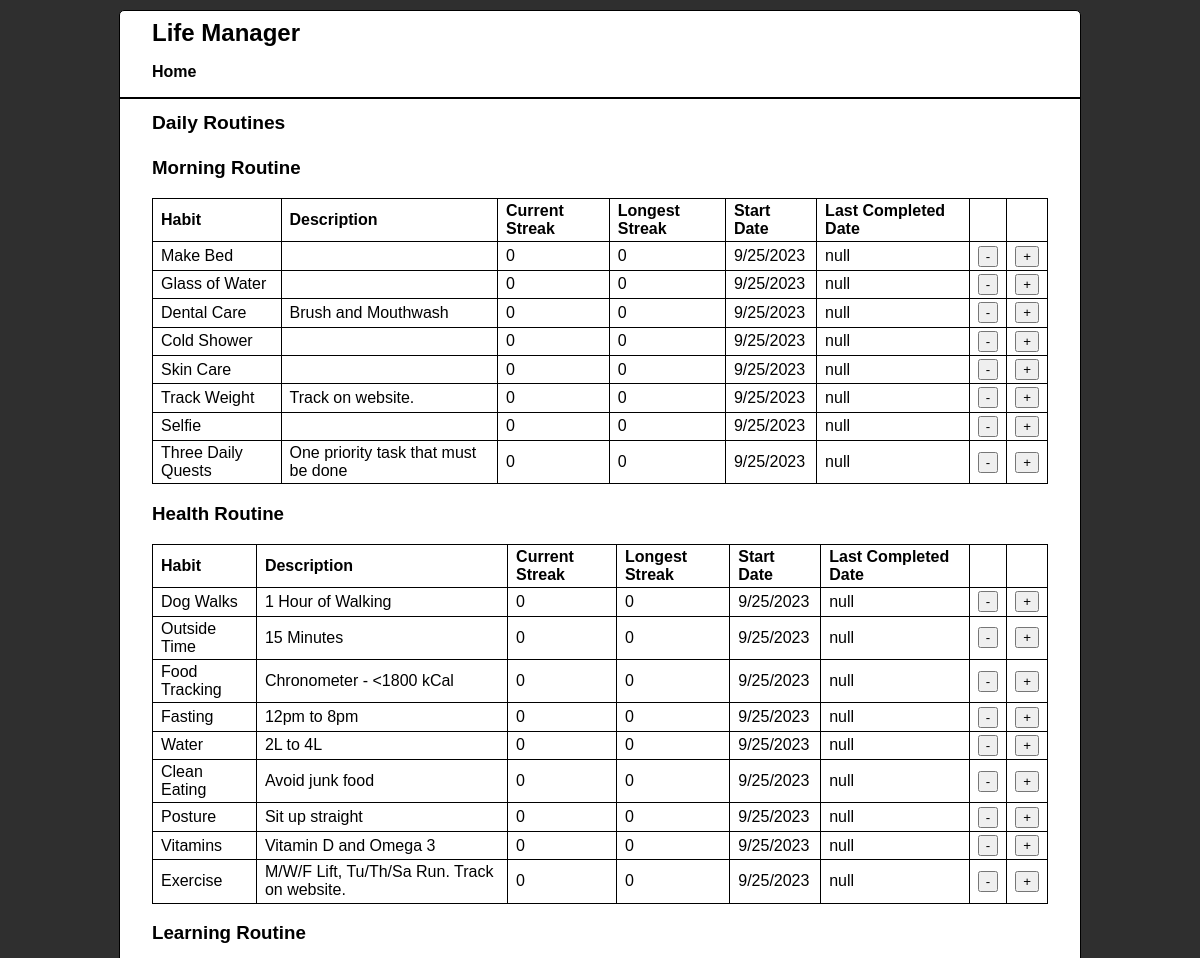
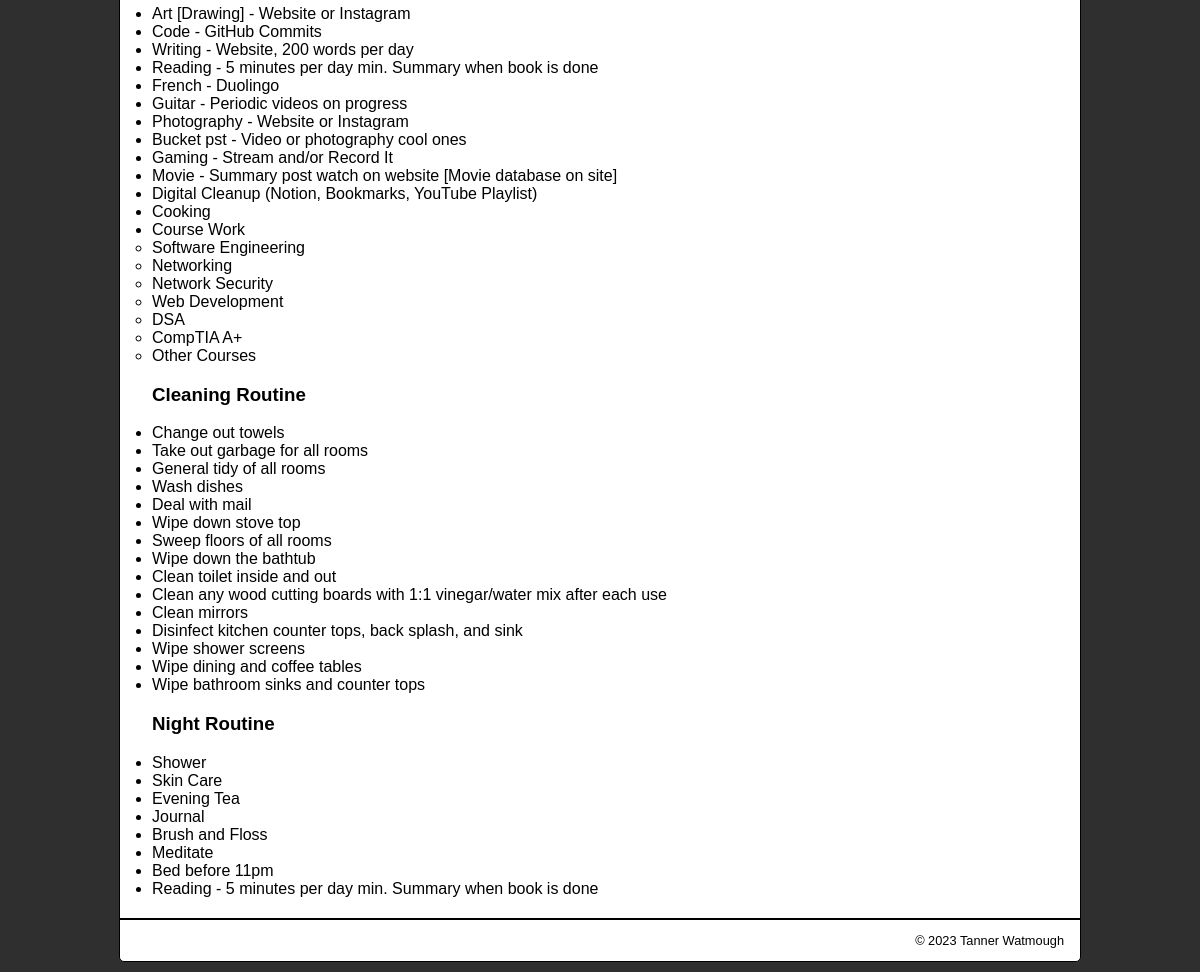
The app's page /?action=daily with its own data (2 pictures, top to bottom).
### tables this page shows
CREATE TABLE dailyHabit (
    dailyId int NOT NULL AUTO_INCREMENT,
    email varchar(50) NOT NULL,
    name varchar (50) NOT NULL,
    category int NOT NULL,
    info varchar (255) NULL,
    currStreak int NOT NULL,
    maxStreak int NOT NULL, 
    startDate datetime NOT NULL,
    lastDate datetime NULL,
    PRIMARY KEY (dailyId),
    FOREIGN KEY (email) REFERENCES users(email),
    FOREIGN KEY (category) REFERENCES categories(categoryId)
);

### model/habit_database.php (called while the page is built, shortened)
<?php
require_once($_SERVER['DOCUMENT_ROOT']."/life_manager/model/database.php");
function get_all_habits() {
    global $db;
    $queryHabits = 'SELECT * FROM dailyHabit ORDER BY dailyId';
    try {
        $statement = $db->prepare($queryHabits);
        $statement->execute();
        $result = $statement->fetchAll();
        return $result;
    } catch (PDOException $e) {
        display_db_error($e->getMessage());
        exit();
    }
}
?>

### view/daily_view.php (the view, shortened to what this page needs)
<?php
include('header.php');
?>
<main>
  <h2>Daily Routines</h2>
  <h3>Morning Routine</h3>
  <section>
    <table>
      <tr>
        <th>Habit</th>
        <th>Description</th>
        <th>Current Streak</th>
        <th>Longest Streak</th>
        <th>Start Date</th>
        <th>Last Completed Date</th>
        <th>&nbsp;</th>
        <th>&nbsp;</th>
      </tr>
      <?php foreach ($habits as $habit) :
        if ($habit['category'] == 1) {
          ?>
          <tr>
            <td><?php echo htmlspecialchars($habit['name']); ?></td>
            <td><?php echo htmlspecialchars($habit['info']); ?></td>
            <td><?php echo htmlspecialchars($habit['currStreak']); ?></td>
            <td><?php echo htmlspecialchars($habit['maxStreak']); ?></td>
            <td>
              <?php echo htmlspecialchars(date('n/j/Y', strtotime($habit['startDate']))); ?>
            </td>
            <td>
              <?php
                if ($habit['lastDate'] == NULL) {
                  echo 'null';
                } else {
                  echo htmlspecialchars(date('n/j/Y', strtotime($habit['lastDate'])));
                }
              ?>
            </td>
            <td>
              <form action="daily_controller.php" method="post">
                <input type="submit" value="-" />
              </form>
            </td>
            <td>
              <form action="daily_controller.php" method="post">
                <input type="submit" value="+" />
              </form>
            </td>
          </tr>
          <?php } else {continue;} endforeach; ?>
    </table>
  </section>
  <h3>Health Routine</h3>
  <section>
    <table>
      <tr>
        <th>Habit</th>
        <th>Description</th>
        <th>Current Streak</th>
        <th>Longest Streak</th>
        <th>Start Date</th>
        <th>Last Completed Date</th>
        <th>&nbsp;</th>
        <th>&nbsp;</th>
      </tr>
      <?php foreach ($habits as $habit) :
        if ($habit['category'] == 3) {
          ?>
          <tr>
            <td><?php echo htmlspecialchars($habit['name']); ?></td>
            <td><?php echo htmlspecialchars($habit['info']); ?></td>
            <td><?php echo htmlspecialchars($habit['currStreak']); ?></td>
            <td><?php echo htmlspecialchars($habit['maxStreak']); ?></td>
            <td>
              <?php echo htmlspecialchars(date('n/j/Y', strtotime($habit['startDate']))); ?>
            </td>
            <td>
              <?php
                if ($habit['lastDate'] == NULL) {
                  echo 'null';
                } else {
                  echo htmlspecialchars(date('n/j/Y', strtotime($habit['lastDate'])));
                }
              ?>
            </td>
            <td>
              <form action="daily_controller.php" method="post">
                <input type="submit" value="-" />
              </form>
            </td>
            <td>
              <form action="daily_controller.php" method="post">
                <input type="submit" value="+" />
              </form>
            </td>
          </tr>
          <?php } else {continue;} endforeach; ?>
    </table>
  </section>
  <h3>Learning Routine</h3>
  <ul>
    <li>Art [Drawing] - Website or Instagram</li>
    <li>Code - GitHub Commits</li>
    <li>Writing - Website, 200 words per day</li>
    <li>Reading - 5 minutes per day min. Summary when book is done</li>
    <li>French - Duolingo</li>
    <li>Guitar - Periodic videos on progress</li>
    <li>Photography - Website or Instagram</li>
    <li>Bucket pst - Video or photography cool ones</li>
    <li>Gaming - Stream and/or Record It</li>
    <li>Movie - Summary post watch on website [Movie database on site]</li>
    <li>Digital Cleanup (Notion, Bookmarks, YouTube Playlist)</li>
    <li>Cooking</li>
    <li>Course Work
        <ul>
            <li>Software Engineering</li>
            <li>Networking</li>
            <li>Network Security</li>
            <li>Web Development</li>
            <li>DSA</li>
            <li>CompTIA A+</li>
            <li>Other Courses</li>
          </ul>
    </li>
  </ul>
  <h3>Cleaning Routine</h3>
  <ul>
    <li>Change out towels</li>
    <li>Take out garbage for all rooms</li>
    <li>General tidy of all rooms</li>
    <li>Wash dishes</li>
    <li>Deal with mail</li>
    <li>Wipe down stove top</li>
    <li>Sweep floors of all rooms</li>
    <li>Wipe down the bathtub</li>
    <li>Clean toilet inside and out</li>
    <li>Clean any wood cutting boards with 1:1 vinegar/water mix after each use</li>
    <li>Clean mirrors</li>
    <li>Disinfect kitchen counter tops, back splash, and sink</li>
    <li>Wipe shower screens</li>
    <li>Wipe dining and coffee tables</li>
    <li>Wipe bathroom sinks and counter tops</li>
  </ul>
  <h3>Night Routine</h3>
  <ul>
    <li>Shower</li>
    <li>Skin Care</li>
    <li>Evening Tea</li>
    <li>Journal</li>
    <li>Brush and Floss</li>
    <li>Meditate</li>
    <li>Bed before 11pm</li>
    <li>Reading - 5 minutes per day min. Summary when book is done</li>
  </ul>
</main>
<?php include('footer.php'); ?>

### index.php (shortened to what this page needs)
<?php
$action = filter_input(INPUT_POST, 'action');
if ($action == NULL) {
  $action = filter_input(INPUT_GET, 'action');
}
switch ($action) {
  case 'daily':
    include('controller/daily_controller.php');
    break;
}
?>

### controller/daily_controller.php
<?php
require_once($_SERVER['DOCUMENT_ROOT']."/life_manager/model/habit_database.php");
$habits = get_all_habits();
$action = filter_input(INPUT_POST, 'action');
if ($action == NULL) {
  $action = filter_input(INPUT_GET, 'action');
}
switch ($action) {
  default:
    include($_SERVER['DOCUMENT_ROOT']."/life_manager/view/daily_view.php");
}
?>

### view/header.php (shortened to what this page needs)
<!DOCTYPE html>
<html lang="en">
<head>
    <link rel="stylesheet" type="text/css"
          href="https://localhost/life_manager/css/base.css" />
</head>
<body>
    <header>
        <nav>
            <h1>Life Manager</h1>
            <ul>
                <li>
                    <a href="https://localhost/life_manager/index.php">
                        Home
                    </a>
                </li>
            </ul>
    </header>

### view/footer.php
<footer>
    <p class="copyright">
        &copy; <?php echo date("Y"); ?> Tanner Watmough
    </p>
</footer>
</body>
</html>

### css/base.css (style rules this page uses)
html { background-color: #2F2F2F; }
body { font-family: Arial, Helvetica, sans-serif; width: 80vw; margin: 10px auto; background-color: white; border: 1px solid black; border-radius: 5px; }
header { margin: 0; border-bottom: 2px solid black; padding: .5rem 2rem; }
header h1 { color: black; margin: 0; padding: 0; }
header ul { margin: 0; padding: 1em 0 0 0; }
main { margin: 0; padding: .5em 2em .25em; }
footer { clear: both; margin-top: 1em; padding-right: 1em; border-top: 2px solid black; }
footer p { text-align: right; font-size: 80%; margin: 1em 0; }
h1 { font-size: 150%; margin: 0; padding: .5em 0 .25em; }
h2 { font-size: 120%; margin: 0; padding: .25em 0 .25em ; }
h1, h2 { color: black; }
p { margin: .5em 0 .5em 0; padding: 0; }
ul { margin: 0; padding: 0; }
li { margin: 0; padding: 0; }
nav ul { list-style-type: none; margin-left: 0; padding-left: 0; }
nav ul li { padding-bottom: 0.5em; }
a { color: black; font-weight: bold; text-decoration: none; }
table { border: 1px solid black; border-collapse: collapse; }
td, th { border: 1px solid black; padding: .2em .5em .2em .5em; text-align: left; }
form { margin: 0; }

### records on screen
dailyhabit: name "Make Bed", currStreak "0", maxStreak "0", startDate "9/25/2023", shows "null"
dailyhabit: name "Glass of Water", currStreak "0", maxStreak "0", startDate "9/25/2023", shows "null"
dailyhabit: name "Dental Care", info "Brush and Mouthwash", currStreak "0", maxStreak "0", startDate "9/25/2023", shows "null"
dailyhabit: name "Cold Shower", currStreak "0", maxStreak "0", startDate "9/25/2023", shows "null"
dailyhabit: name "Skin Care", currStreak "0", maxStreak "0", startDate "9/25/2023", shows "null"
dailyhabit: name "Track Weight", info "Track on website.", currStreak "0", maxStreak "0", startDate "9/25/2023", shows "null"
dailyhabit: name "Selfie", currStreak "0", maxStreak "0", startDate "9/25/2023", shows "null"
dailyhabit: name "Three Daily Quests", info "One priority task that must be done", currStreak "0", maxStreak "0", startDate "9/25/2023", shows "null"
dailyhabit: name "Dog Walks", info "1 Hour of Walking", currStreak "0", maxStreak "0", startDate "9/25/2023", shows "null"
dailyhabit: name "Outside Time", info "15 Minutes", currStreak "0", maxStreak "0", startDate "9/25/2023", shows "null"
dailyhabit: name "Food Tracking", info "Chronometer - <1800 kCal", currStreak "0", maxStreak "0", startDate "9/25/2023", shows "null"
dailyhabit: name "Fasting", info "12pm to 8pm", currStreak "0", maxStreak "0", startDate "9/25/2023", shows "null"
dailyhabit: name "Water", info "2L to 4L", currStreak "0", maxStreak "0", startDate "9/25/2023", shows "null"
dailyhabit: name "Clean Eating", info "Avoid junk food", currStreak "0", maxStreak "0", startDate "9/25/2023", shows "null"
dailyhabit: name "Posture", info "Sit up straight", currStreak "0", maxStreak "0", startDate "9/25/2023", shows "null"
dailyhabit: name "Vitamins", info "Vitamin D and Omega 3", currStreak "0", maxStreak "0", startDate "9/25/2023", shows "null"
dailyhabit: name "Exercise", info "M/W/F Lift, Tu/Th/Sa Run. Track on website.", currStreak "0", maxStreak "0", startDate "9/25/2023", shows "null"
